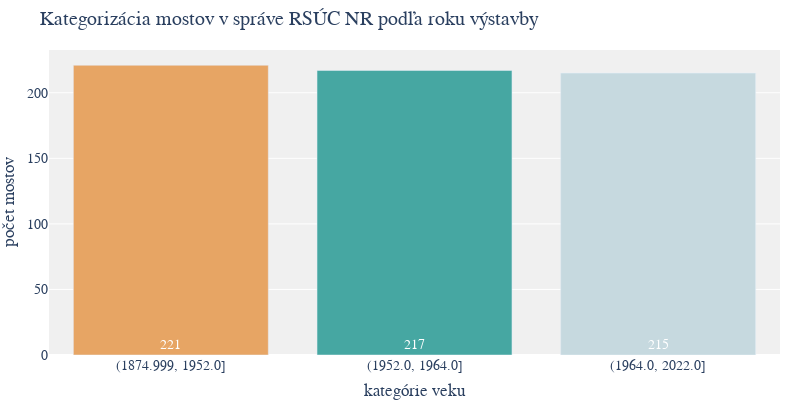

Notebook cell for this chart:
### Code cell
import pandas as pd
import plotly.graph_objects as go

# Assuming filtered_bridges and color_palette are defined as before

# Use qcut to divide the data into bins with equal number of bridges in each
filtered_bridges['Quantile_Bin_year'] = pd.qcut(
    filtered_bridges['Rok_postavenia'], q=3)

# Count the number of bridges in each bin
bin_counts = filtered_bridges['Quantile_Bin_year'].value_counts().sort_index()

# Create the histogram
fig = go.Figure()

# Adding bin counts as text, positioned at the base of each bar
fig.add_trace(go.Bar(
    # Convert bin interval to string for plotting
    x=bin_counts.index.astype(str),
    y=bin_counts.values,
    text=bin_counts.values,  # Set text to be the bin counts
    textposition='inside',  # Position the text inside the bars
    # Anchor text to the start (bottom for vertical bars)
    insidetextanchor='start',
    textfont=dict(  # Customize the font of the text
        color='white',  # Set text color to white
        size=14  # Match the font size with the rest of the plot
    ),
    marker_color=color_palette[:len(bin_counts)]  # Apply the color palette
))

# Update the layout
fig.update_layout(
    title="Kategorizácia mostov v správe RSÚC NR podľa roku výstavby",
    xaxis_title="kategórie veku",
    yaxis_title="počet mostov",
    plot_bgcolor='#f0f0f0',
    font=dict(family="Montserrat, sans-serif", size=14),
    bargap=0.2,
    margin=dict(l=0, r=20, t=50, b=30),
    width=800,
    height=400
)

# Show the plot
fig.show()

### Figure 1 — Plotly figure (JSON) as saved in the notebook; plotly's stock layout.template omitted (floating-point values rounded to 4 significant figures)
{"data": [{"insidetextanchor": "start", "marker": {"color": ["#e7a564", "#46a7a2", "#c6d9df"]}, "text": [221, 217, 215], "textfont": {"color": "white", "size": 14}, "textposition": "inside", "type": "bar", "x": ["(1874.999, 1952.0]", "(1952.0, 1964.0]", "(1964.0, 2022.0]"], "y": [221, 217, 215]}], "layout": {"bargap": 0.2, "font": {"family": "Montserrat, sans-serif", "size": 14}, "height": 400, "margin": {"b": 30, "l": 0, "r": 20, "t": 50}, "plot_bgcolor": "#f0f0f0", "title": {"text": "Kategorizácia mostov v správe RSÚC NR podľa roku výstavby"}, "width": 800, "xaxis": {"title": {"text": "kategórie veku"}}, "yaxis": {"title": {"text": "počet mostov"}}}}
